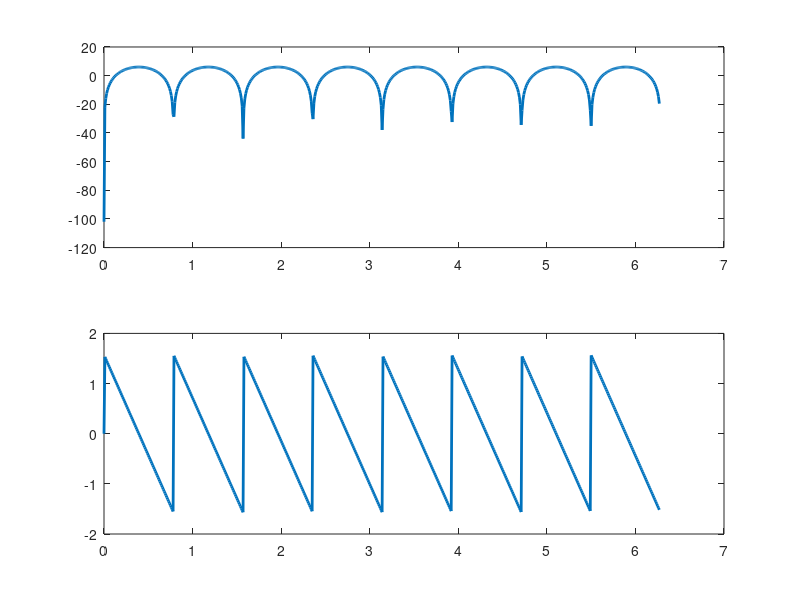
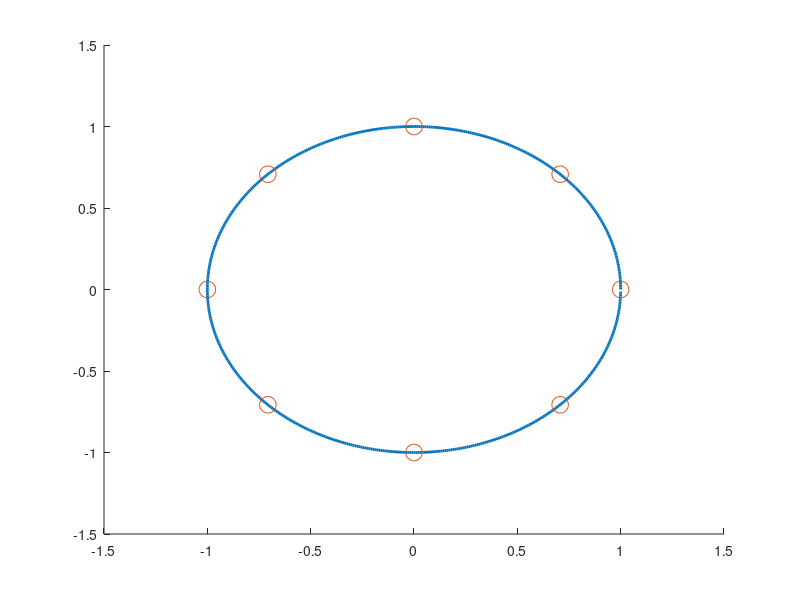
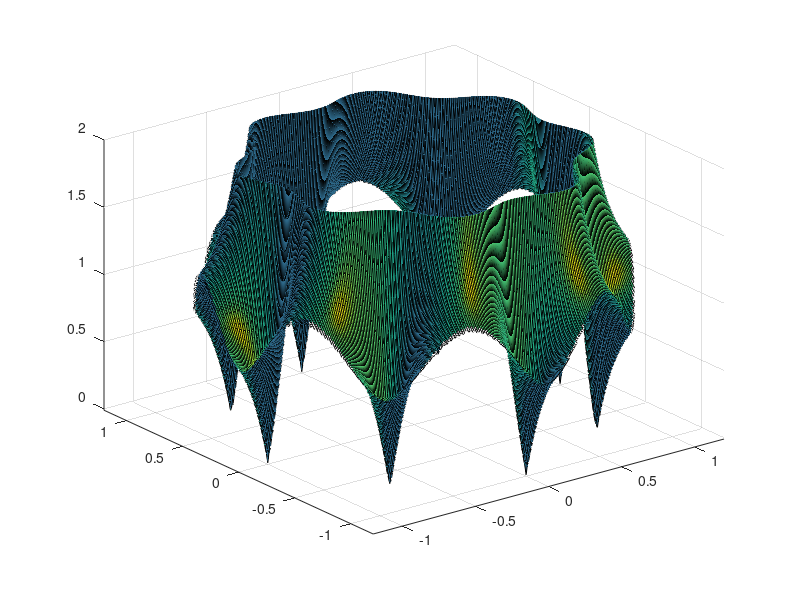

Source code (MATLAB) for these figures, in order:
%
% $Id: ICF2.m 29 2013-05-17 04:18:06Z nicb $
%
clear all;
close all;

% yt = xt - R^L*x(t-L)
% H(z) = [1-R^L*z^-L]

R = 0.999999; % profondità dei denti
L = 8; % ordine del filtro (L+1 termini, da 0 a L+1)
step = 0.01;
W = [0:step:2*pi-step];
z = exp(i*W);

H = 1-((R.^(L))*(z.^(-L))); %fn di trasferimento ==> che diventa la risp in freq per via di z 
figure(1, 'visible', 'off')
subplot (2,1,1)
plot (W,20*log10(abs(H)), 'LineWidth', 2);
subplot(2,1,2)
plot (W,arg(H), 'LineWidth', 2);
%PRINT 1

figure(2, 'visible', 'off')
coefs = zeros(1,L+1); % L+1 coefficienti (include anche lo zero), dal più alto al più basso
coefs(L+1) = 1; % coefficiente zero (ultimo)
coefs(1) = -R^L; % coefficiente L-esimo (primo)
zri = roots(coefs);
cerchio = exp(i*W);
hold on
plot(cerchio, 'LineWidth', 2)
plot(zri, 'o', 'markersize', 12);
hold off
%PRINT 2

figure(3, 'visible', 'off')
meshstep = 0.01;
reals = [-1.2:meshstep:1.2];
imags = reals;
zplane = zeros(length(reals), length(imags));
ringsize=0.2;
lowerring=R-ringsize;
upperring=R+ringsize;
for k=1:length(imags)
  for l=1:length(reals)
    zval = reals(l) + (i*imags(k));
    zvalmag = abs(zval);
    if zvalmag >= lowerring && zvalmag <= upperring
      zplane(l,k) = 1 - ((R.^(L)*zval^(-L)));
    else
      zplane(l,k) = NaN;
    end
  end
end
surfl(reals, imags, abs(zplane))
axis([-1.2 1.2 -1.2 1.2 -0.01 2]);
%PRINT 3
